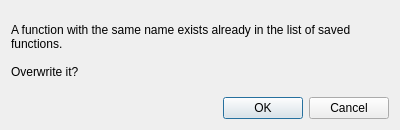
<?xml version="1.0" encoding="UTF-8"?>
<ui version="4.0">
 <class>OverwriteFunction</class>
 <widget class="QDialog" name="OverwriteFunction">
  <property name="geometry"><rect><x>0</x><y>0</y><width>400</width><height>130</height></rect></property>
  <property name="windowTitle"><string>Warning</string></property>
  <layout class="QVBoxLayout" name="overwriteLayout">
   <item>
    <widget class="QLabel" name="overwriteLabel">
     <property name="wordWrap"><bool>true</bool></property>
     <property name="text"><string>A function with the same name exists already in the list of saved functions.

Overwrite it?</string></property>
    </widget>
   </item>
   <item>
    <widget class="QDialogButtonBox" name="buttonBox">
     <property name="standardButtons"><set>QDialogButtonBox::Cancel|QDialogButtonBox::Ok</set></property>
    </widget>
   </item>
  </layout>
 </widget>
 <resources/>
 <connections/>
</ui>
